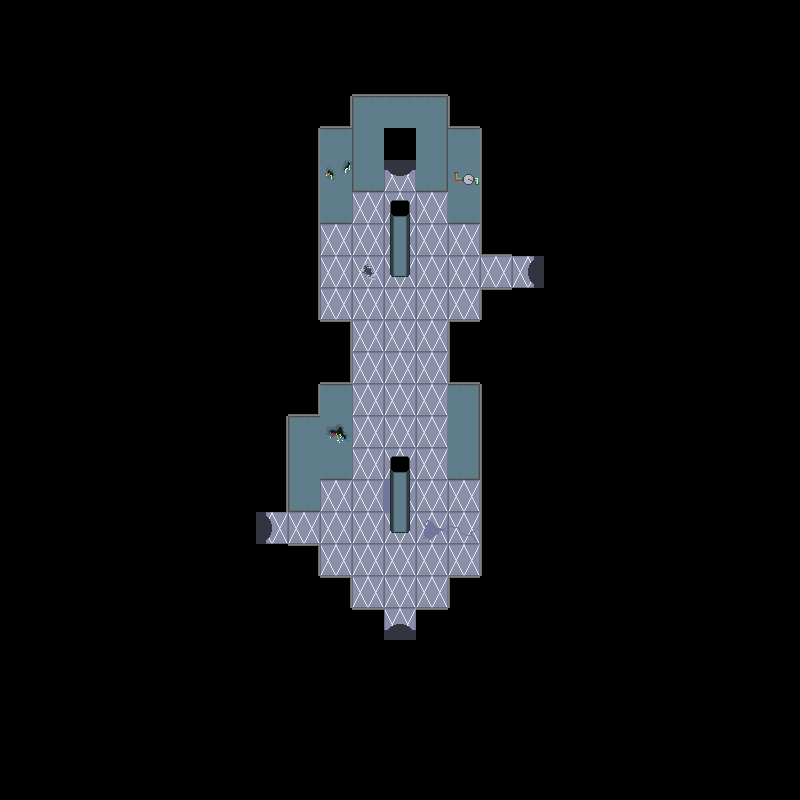

The image is a tile-based game level rendered from a .tmx file. Its description and source (layers, tilesets, objects; grid data summarised) follow:
An orthogonal 25x25 tile map with 32x32 px tiles, 5 tile layers (backgroundLayer, wallLayer, objectLayer, objectAboveLayer, ...), 2 tilesets and 4 objects.

<map version="1.2" tiledversion="1.2.3" orientation="orthogonal" renderorder="right-down" width="25" height="25" tilewidth="32" tileheight="32" infinite="0" nextlayerid="7" nextobjectid="5">
 <tileset firstgid="1" name="f2tiles" tilewidth="32" tileheight="32" tilecount="56" columns="8">
  <image source="../../assets/Floor 2/f2spritesheet.png" width="256" height="224" />
 </tileset>
 <tileset firstgid="57" name="f2objs" tilewidth="32" tileheight="32" tilecount="16" columns="4">
  <image source="../../assets/Floor 2/objspritesheet.png" width="128" height="128" />
 </tileset>
 <layer id="1" name="backgroundLayer" width="25" height="25">
  <data>[625 cells, 625 non-empty, 10 distinct tile ids]</data>
 </layer>
 <layer id="2" name="wallLayer" width="25" height="25">
  <data>[625 cells, 79 non-empty, 20 distinct tile ids]</data>
 </layer>
 <layer id="3" name="objectLayer" width="25" height="25">
  <data>[625 cells, 2 non-empty, 1 distinct tile ids]</data>
 </layer>
 <layer id="4" name="objectAboveLayer" width="25" height="25">
  <data>[625 cells, 4 non-empty, 2 distinct tile ids]</data>
 </layer>
 <objectgroup id="5" name="doorLayer">
  <object id="1" gid="16" x="384" y="192" width="32" height="32">
   <properties>
    <property name="door" value="up" />
   </properties>
  </object>
  <object id="2" gid="16" x="256" y="544" width="32" height="32">
   <properties>
    <property name="door" value="left" />
   </properties>
  </object>
  <object id="3" gid="16" x="384" y="640" width="32" height="32">
   <properties>
    <property name="door" value="down" />
   </properties>
  </object>
  <object id="4" gid="16" x="512" y="288" width="32" height="32">
   <properties>
    <property name="door" value="right" />
   </properties>
  </object>
 </objectgroup>
 <layer id="6" name="aboveLayer" width="25" height="25">
  <data>[625 cells, 0 non-empty, 0 distinct tile ids]</data>
 </layer>
</map>
